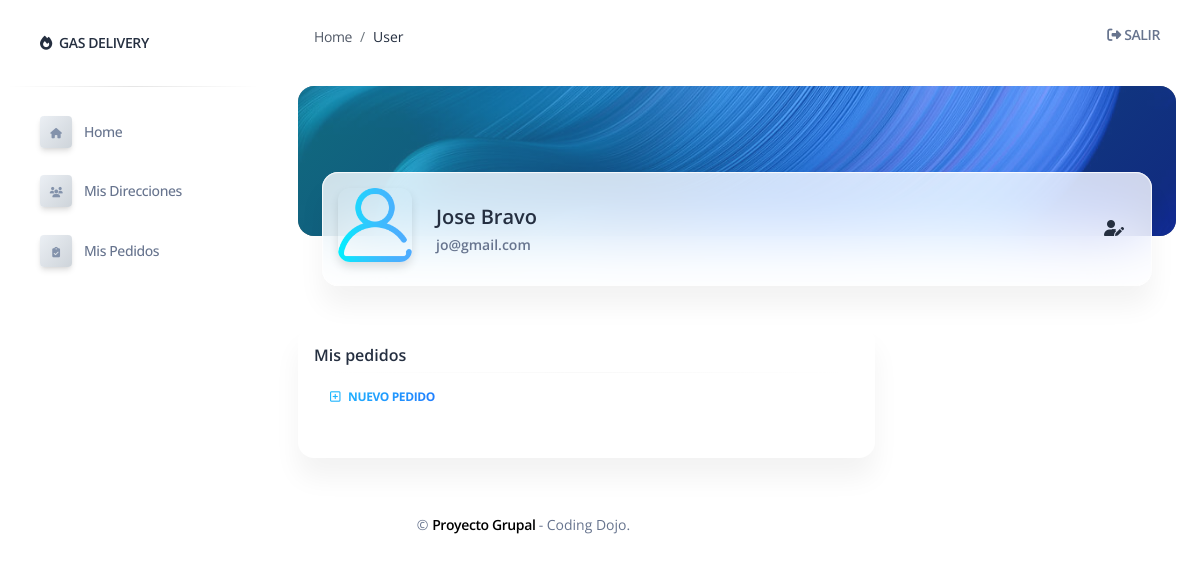
/user/pedidos (signed in), run on the app's committed database.
### gasbravo/models.py (models this page shows)
class User (models.Model):
    first_name = models.CharField(max_length=50)
    last_name = models.CharField(max_length=55)
    email = models.CharField(max_length=55)
    password = models.CharField(max_length=55)
    user_rol = models.ForeignKey(Rol, related_name="user_rol", on_delete=models.CASCADE)
    created_at = models.DateField(auto_now_add=True)
    updated_at = models.DateField(auto_now=True)
    objects = UserManager()

### gasbravo/views.py (the view)
# urls.py: path('user/pedidos',  views.mostrar_pedidos),
def mostrar_pedidos(request):
    if 'logged_user' not in request.session:
        messages.error(request, "Please register or please log in first")
        return redirect('/')
    context = {
        'logged_user': User.objects.get(id=request.session['logged_user']),
        'user_dir': Direccion.objects.filter(user_log_id=request.session['logged_user']),
        'user': User.objects.filter(id=request.session['logged_user']),
        'user_pedidos': Pedido.objects.filter(usr_id=request.session['logged_user']).order_by("-id"),
    }
    return render(request, 'pedidos.html', context)

### gasbravo/templates/pedidos.html (shortened to what this page needs)
{% extends 'layouts/base-cl.html' %} {% block title %} Dashboard - Cliente {% endblock title %}
{% block stylesheets %}{% endblock stylesheets %} {% block content %}
<div class="container-fluid">
    <div class="page-header min-height-150 border-radius-xl mt-4" style="background-image: url('/static/assets/img/curved-images/curved14.jpg'); background-position-y: 15%;">
        <span class="mask bg-gradient-info opacity-5"></span>
    </div>
    <div class="card card-body blur shadow-blur mx-4 mt-n6">
        <div class="row gx-4">
            <div class="col-auto">
                <div class="avatar avatar-xl position-relative">
                    <img src="/static/assets/img/usuario5.png" alt="avatar.png" class="w-100 border-radius-lg shadow-sm">
                </div>
            </div>
            <div class="col-auto my-auto">
                <div class="h-100">
                    <h5 class="mb-1">
                        {{logged_user.first_name}} {{logged_user.last_name}}
                    </h5>
                    <p class="mb-0 font-weight-bold text-sm">
                        {{logged_user.email}}
                    </p>
                </div>
            </div>
            <div class="col-sm-1 col-4 my-sm-auto ms-sm-auto me-sm-0 mx-auto mt-3">
                <div class="nav-wrapper position-relative end-0">
                    <ul class="nav nav-pills nav-fill p-1 bg-transparent">
                        <li class="nav-item">
                            <a class="nav-link mb-0 px-0 py-1" href="/user_cli/{{logged_user.id}}/edit" aria-controls="dashborad" aria-selected="true">
                                <i class="fas fa-user-edit"></i>
                            </a>
                        </li>
                    </ul>
                </div>
            </div>
        </div>
    </div>
</div>
<div class="container-fluid py-4">
    <div class="row my-3">
        <div class="col-12 col-xl-8">
            <div class="card mb-4">
                <div class="card-header pb-0 p-3">
                    <h6 class="mb-0">Mis pedidos</h6>
                    <hr class="horizontal gray-light my-1">
                    <a class="btn btn-link text-info text-gradient px-3 mb-0" href="/user/create_pedido"><i class="far fa-plus-square me-2"></i>Nuevo Pedido</a>
                </div>
                <div class="card-body pt-4 p-3">
                </div>
            </div>
        </div>
    </div>
    {% include "includes/footer.html" %}
</div>
{% endblock content %}

### data on the page
User: first_name "Jose", last_name "Bravo", email "jo@gmail.com"
